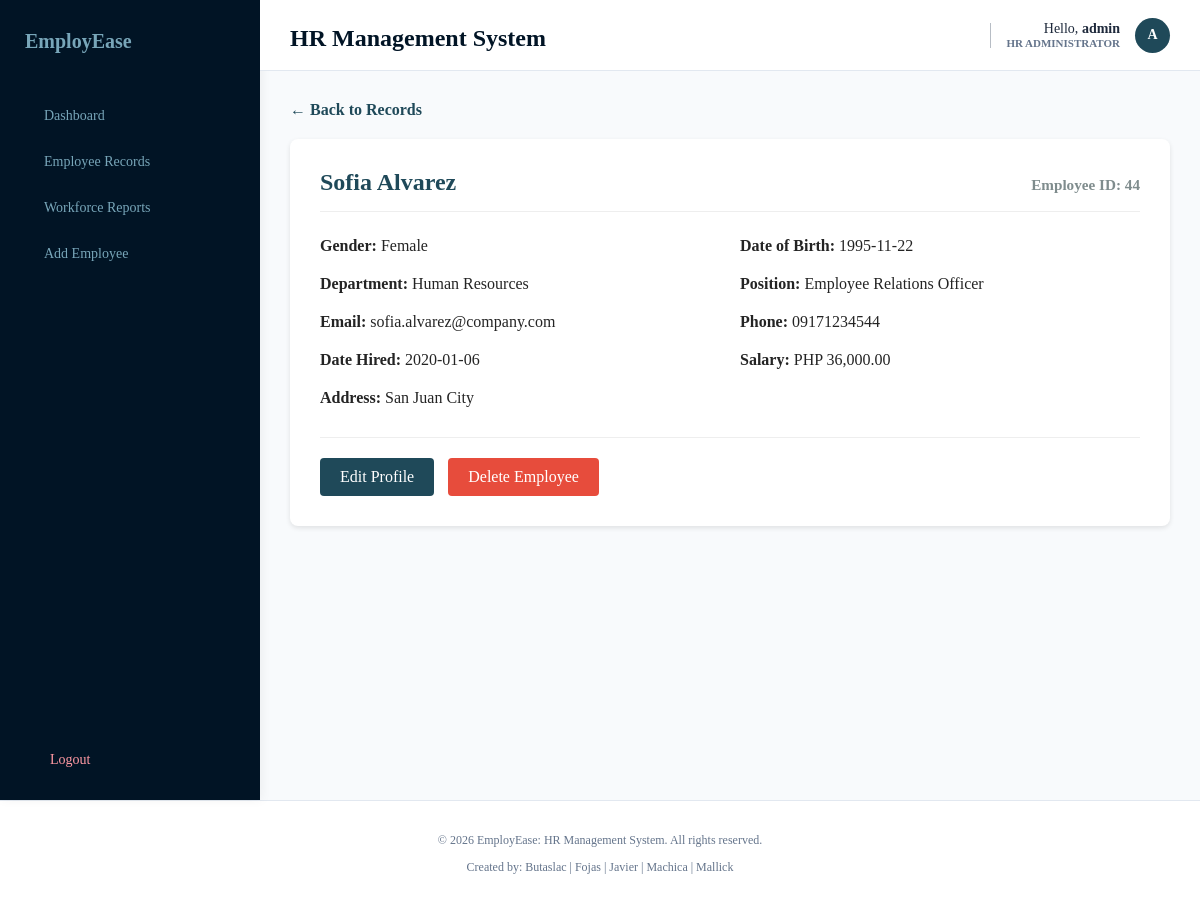
Page /dashboard/profile.php?id=44 (signed in) on the committed database.
### tables this page shows
CREATE TABLE IF NOT EXISTS employees (
    employee_id INT AUTO_INCREMENT PRIMARY KEY,
    first_name VARCHAR(50) NOT NULL,
    last_name VARCHAR(50) NOT NULL,
    gender VARCHAR(10),
    birth_date DATE,
    department VARCHAR(50),
    position VARCHAR(70),
    salary DECIMAL(10,2),
    contact_number VARCHAR(20),
    email VARCHAR(100),
    address VARCHAR(255),
    date_hired DATE
);

### dashboard/profile.php (the view, shortened to what this page needs)
<?php
    require_once '../db.php';
    $id = intval($_GET['id']);
    $stmt = $conn->prepare("SELECT * FROM employees WHERE employee_id = ?");
    $stmt->bind_param("i", $id);
    $stmt->execute();
    $employee = $stmt->get_result()->fetch_assoc();
?>
<!DOCTYPE html>
<html lang="en">
<head>
    <link rel="stylesheet" href="../assets/style.css">
</head>
<body>
    <div class="dashboard-wrapper">
        <?php include('../includes/sidebar.php'); ?>
        <main class="dashboard-main-content">
            <?php include('../includes/header.php'); ?>
            <div class="directory-container">
                <a href="records.php" style="text-decoration: none; color: #1f4959; font-weight: bold;">← Back to Records</a>
                <div class="profile-card" style="background: white; padding: 30px; border-radius: 8px; margin-top: 20px; box-shadow: 0 2px 5px rgba(0,0,0,0.1);">
                    <div style="display: flex; justify-content: space-between; align-items: baseline;">
                        <h2 style="margin: 0; color: #1f4959;">
                            <?php echo htmlspecialchars($employee['first_name'] . ' ' . $employee['last_name']); ?>
                        </h2>
                        <span style="color: #7f8c8d; font-size: 0.95rem; font-weight: bold;">
                            Employee ID: <?php echo htmlspecialchars($employee['employee_id']); ?>
                        </span>
                    </div>
                    <hr style="border: 0; border-top: 1px solid #eee; margin: 15px 0 25px 0;">
                    <div style="display: grid; grid-template-columns: 1fr 1fr; gap: 20px;">
                        <p style="margin: 0;"><strong>Gender:</strong> <?php echo htmlspecialchars($employee['gender'] ?: 'N/A'); ?></p>
                        <p style="margin: 0;"><strong>Date of Birth:</strong> <?php echo htmlspecialchars($employee['birth_date'] ?: 'N/A'); ?></p>
                        <p style="margin: 0;"><strong>Department:</strong> <?php echo htmlspecialchars($employee['department'] ?: 'N/A'); ?></p>
                        <p style="margin: 0;"><strong>Position:</strong> <?php echo htmlspecialchars($employee['position'] ?: 'N/A'); ?></p>
                        <p style="margin: 0;"><strong>Email:</strong> <?php echo htmlspecialchars($employee['email'] ?: 'N/A'); ?></p>
                        <p style="margin: 0;"><strong>Phone:</strong> <?php echo htmlspecialchars($employee['contact_number'] ?: 'N/A'); ?></p>
                        <p style="margin: 0;"><strong>Date Hired:</strong> <?php echo htmlspecialchars($employee['date_hired'] ?: 'N/A'); ?></p>
                        <p style="margin: 0;"><strong>Salary:</strong> PHP <?php echo number_format($employee['salary'] ?? 0, 2); ?></p>
                        <p style="margin: 0; grid-column: span 2;"><strong>Address:</strong> <?php echo htmlspecialchars($employee['address'] ?: 'N/A'); ?></p>
                    </div>
                    <div class="profile-actions" style="margin-top: 30px; padding-top: 20px; border-top: 1px solid #eee;">
                        <a href="crud_system/updateEmployee.php?id=<?php echo $employee['employee_id']; ?>"
                           class="btn-edit" style="padding: 10px 20px; background: #1f4959; color: white; text-decoration: none; border-radius: 4px; display: inline-block;">Edit Profile</a>
                        <a href="crud_system/deleteEmployee.php?id=<?php echo $employee['employee_id']; ?>"
                           class="btn-delete" style="padding: 10px 20px; background: #e74c3c; color: white; text-decoration: none; border-radius: 4px; margin-left: 10px; display: inline-block;"
                           onclick="return confirm('WARNING: This will permanently delete this employee. Continue?');">Delete Employee</a>
                    </div>
                </div>
            </div>
            <?php include('../includes/footer.php'); ?>
</body>
</html>

### assets/style.css (style rules this page uses)
:root { --primary-color: #011425; --secondary-color: #1f4959; --accent-red: #e7412f; --bg-light: #78a6b9; --text-dark: #242424; --border-color: #dcdcdc; --font-family: Georgia, 'Times New Roman', Times, serif; --font-size: 16px; }
body { margin: 0; padding: 0; height: 100%; font-family: var(--font-family); background-color: #f8fafc; color: var(--text-dark); }
h2 { font-size: 1.5rem; color: var(--secondary-color); margin: 0 0 10px 0; font-weight: bold; }
.dashboard-wrapper { display: flex; min-height: 100vh; background-color: #f8fafc; }
.dashboard-main-content { flex: 1; display: flex; flex-direction: column; }
.directory-container { padding: 30px; }

### rows in the picture
employees: first_name+last_name "Sofia Alvarez", employee_id "44", gender "Female", birth_date "1995-11-22", department "Human Resources", position "Employee Relations Officer", email "sofia.alvarez@company.com", contact_number "09171234544", date_hired "2020-01-06", salary "36,000.00", address "San Juan City"

### other values in the picture
$_SESSION['username'] "admin"
$user_initial "A"
